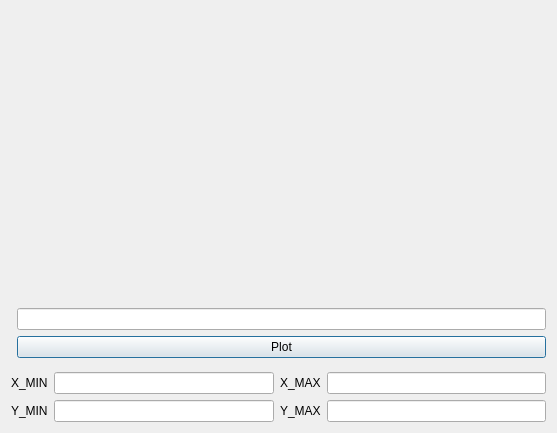
<?xml version="1.0" encoding="UTF-8"?>
<ui version="4.0">
 <class>graph_window</class>
 <widget class="QDialog" name="graph_window">
  <property name="geometry">
   <rect>
    <x>0</x>
    <y>0</y>
    <width>557</width>
    <height>433</height>
   </rect>
  </property>
  <property name="windowTitle">
   <string>Dialog</string>
  </property>
  <layout class="QVBoxLayout" name="verticalLayout" stretch="5,1,3">
   <item>
    <widget class="QCustomPlot" name="widget" native="true"/>
   </item>
   <item>
    <layout class="QFormLayout" name="formLayout_4">
     <item row="1" column="1">
      <widget class="QLineEdit" name="lineEdit_5"/>
     </item>
     <item row="2" column="1">
      <widget class="QPushButton" name="pushButton">
       <property name="text">
        <string>Plot</string>
       </property>
      </widget>
     </item>
    </layout>
   </item>
   <item>
    <layout class="QGridLayout" name="gridLayout">
     <item row="2" column="3">
      <widget class="QLineEdit" name="lineEdit_2"/>
     </item>
     <item row="4" column="1">
      <widget class="QLineEdit" name="lineEdit_3"/>
     </item>
     <item row="4" column="3">
      <widget class="QLineEdit" name="lineEdit_4"/>
     </item>
     <item row="2" column="1">
      <widget class="QLineEdit" name="lineEdit"/>
     </item>
     <item row="2" column="0">
      <widget class="QLabel" name="label">
       <property name="text">
        <string>X_MIN</string>
       </property>
      </widget>
     </item>
     <item row="2" column="2">
      <widget class="QLabel" name="label_2">
       <property name="text">
        <string>X_MAX</string>
       </property>
      </widget>
     </item>
     <item row="4" column="2">
      <widget class="QLabel" name="label_4">
       <property name="text">
        <string>Y_MAX</string>
       </property>
      </widget>
     </item>
     <item row="4" column="0">
      <widget class="QLabel" name="label_3">
       <property name="text">
        <string>Y_MIN</string>
       </property>
      </widget>
     </item>
    </layout>
   </item>
  </layout>
 </widget>
 <customwidgets>
  <customwidget>
   <class>QCustomPlot</class>
   <extends>QWidget</extends>
   <header>QcustomLibrary/qcustomplot.h</header>
   <container>1</container>
  </customwidget>
 </customwidgets>
 <resources/>
 <connections/>
</ui>
